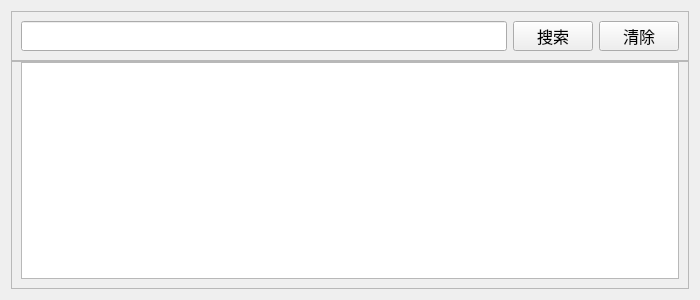
<?xml version="1.0" encoding="UTF-8"?>
<ui version="4.0">
 <class>Form</class>
 <widget class="QWidget" name="Form">
  <property name="geometry">
   <rect>
    <x>0</x>
    <y>0</y>
    <width>700</width>
    <height>300</height>
   </rect>
  </property>
  <property name="minimumSize">
   <size>
    <width>700</width>
    <height>300</height>
   </size>
  </property>
  <property name="maximumSize">
   <size>
    <width>16777215</width>
    <height>300</height>
   </size>
  </property>
  <property name="windowTitle">
   <string>Form</string>
  </property>
  <layout class="QVBoxLayout" name="verticalLayout" stretch="1,8">
   <property name="spacing">
    <number>0</number>
   </property>
   <item>
    <widget class="QFrame" name="frame">
     <property name="frameShape">
      <enum>QFrame::StyledPanel</enum>
     </property>
     <property name="frameShadow">
      <enum>QFrame::Raised</enum>
     </property>
     <layout class="QHBoxLayout" name="horizontalLayout">
      <item>
       <widget class="QLineEdit" name="lineEdit">
        <property name="minimumSize">
         <size>
          <width>0</width>
          <height>30</height>
         </size>
        </property>
        <property name="font">
         <font>
          <pointsize>12</pointsize>
         </font>
        </property>
        <property name="clearButtonEnabled">
         <bool>true</bool>
        </property>
       </widget>
      </item>
      <item>
       <widget class="QPushButton" name="pushButton">
        <property name="minimumSize">
         <size>
          <width>0</width>
          <height>30</height>
         </size>
        </property>
        <property name="font">
         <font>
          <family>宋体</family>
          <pointsize>12</pointsize>
         </font>
        </property>
        <property name="text">
         <string>搜索</string>
        </property>
       </widget>
      </item>
      <item>
       <widget class="QPushButton" name="pushButton_2">
        <property name="minimumSize">
         <size>
          <width>0</width>
          <height>30</height>
         </size>
        </property>
        <property name="font">
         <font>
          <family>宋体</family>
          <pointsize>12</pointsize>
         </font>
        </property>
        <property name="text">
         <string>清除</string>
        </property>
       </widget>
      </item>
     </layout>
    </widget>
   </item>
   <item>
    <widget class="QFrame" name="frame_2">
     <property name="frameShape">
      <enum>QFrame::StyledPanel</enum>
     </property>
     <property name="frameShadow">
      <enum>QFrame::Raised</enum>
     </property>
     <layout class="QHBoxLayout" name="horizontalLayout_2">
      <property name="topMargin">
       <number>0</number>
      </property>
      <item>
       <widget class="QListWidget" name="listWidget"/>
      </item>
     </layout>
    </widget>
   </item>
  </layout>
 </widget>
 <resources/>
 <connections/>
 <slots>
  <slot>open_magnet()</slot>
 </slots>
</ui>
